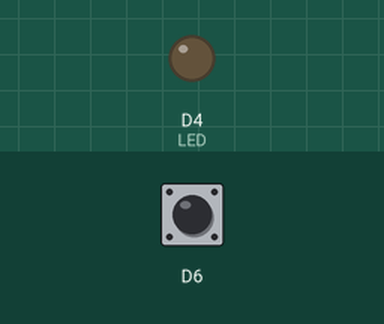
Recording of a sketch running on a simulated ESP8266 (NodeMCU). Parts: output pins drawn as LEDs (lit = HIGH). The test bench sets the inputs (shaded band); at power-on: D6 HIGH. WiFi joins after 1.5 s; servers stay silent unless stated; what the sketch prints to the serial monitor is not drawn.

Above: at 2.7 s.
2.8 s: D6 pulled LOW for 0.15 s
At 2.87 s:
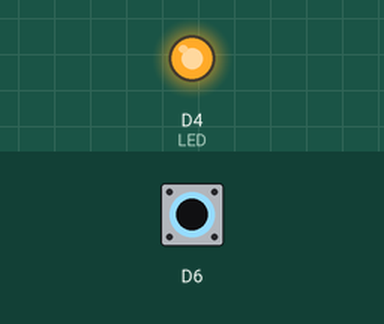
4.4 s: D6 pulled LOW for 3.2 s
At 8.1 s:
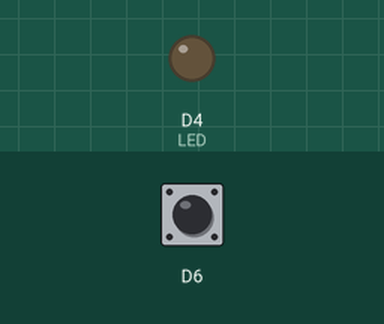
Timing chart, 0 to 9.6 s (numbered marks = the images above; inputs shaded):
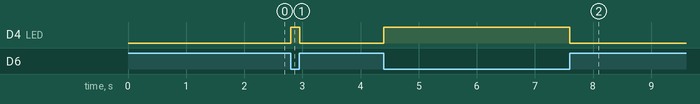

The sketch:

REAL_TIME.ino
```cpp
// This code turns your NodeMCU into a standalone web server.
// It serves a webpage that displays real-time sensor values with a fast refresh rate.
// The HTML is stored in PROGMEM for better memory efficiency.

#include <ESP8266WiFi.h>
#include <ESP8266WebServer.h> // Using the WebServer library is better for handling different URLs
#define LED LED_BUILTIN
// --- IMPORTANT: UPDATE THESE VALUES ---
const char* ssid = "Raj_4g";        // Your WiFi network name (SSID)
const char* password = "55556666"; // Your WiFi password
// ---

// Create a web server object on port 80
ESP8266WebServer server(80);

// Global variable to hold the latest sensor reading.
// 'volatile' is used because this variable is modified in the main loop
// and accessed by the server's request handler.
volatile int currentSensorValue = 0;

// --- HTML Page stored in Program Memory (PROGMEM) to save RAM ---
const char MAIN_page[] PROGMEM = R"=====(
<!DOCTYPE html>
<html lang='en'>
<head>
    <meta charset='UTF-8'>
    <meta name='viewport' content='width=device-width, initial-scale=1.0'>
    <title>NodeMCU Real-Time Data</title>
    <style>
      body { font-family: -apple-system, BlinkMacSystemFont, 'Segoe UI', Roboto, Helvetica, Arial, sans-serif; display: flex; align-items: center; justify-content: center; height: 100vh; margin: 0; background-color: #f0f2f5; }
      .card { text-align: center; background-color: white; padding: 2rem 2.5rem; border-radius: 12px; box-shadow: 0 4px 12px rgba(0,0,0,0.1); }
      h1 { color: #1d4ed8; margin-top: 0; }
      .sensor-value { font-size: 4rem; font-weight: bold; color: #1e3a8a; margin: 1rem 0; }
    </style>
</head>
<body>
    <div class='card'>
      <h1>Live Data</h1>
      <p>Receiving data directly from the device.</p>
      <p id='sensorValue' class='sensor-value'>--</p>
      <p style='color: #6b7280; font-size: 0.8rem;'>Updating every 10ms.</p>
    </div>

    <script>
      // Fetch sensor data every 10 milliseconds
      setInterval(function() {
        fetch('/data')
          .then(response => response.text())
          .then(data => {
            document.getElementById('sensorValue').innerText = data;
          }).catch(error => console.error('Error fetching data:', error));
      }, 10);
    </script>
</body>
</html>
)=====";

// This function is called when a browser requests the root page ("/")
void handleRoot() {
  // Send the HTML page stored in PROGMEM
  server.send_P(200, "text/html", MAIN_page);
}

// This function is called when the JavaScript on the page requests "/data"
void handleData() {
  // Send the most recently read sensor value back as plain text.
  // The reading now happens in the main loop(), not here.
  server.send(200, "text/plain", String(currentSensorValue));
}

void setup() {
  Serial.begin(115200);
  pinMode(D6, INPUT_PULLUP); // Corrected from INPUT_PULLUP for ESP8266 core
  pinMode(LED, OUTPUT); // Corrected from INPUT_PULLUP for ESP8266 core

  WiFi.begin(ssid, password);
  Serial.print("Connecting to WiFi...");
  while (WiFi.status() != WL_CONNECTED) {
    delay(500);
    Serial.print(".");
  }
  Serial.println("\nWiFi connected!");

  // --- Define the URL handlers ---
  server.on("/", handleRoot);
  server.on("/data", handleData);

  server.begin();
  Serial.println("Server started.");
  Serial.print("Use this URL to connect: http://");
  Serial.println(WiFi.localIP());
}

void loop() {
  // This function checks for incoming browser requests and directs them
  // to the correct handler function. It needs to be called as often as possible.
  server.handleClient();

  // --- Independent Sensor Reading ---
  // This code block runs continuously, regardless of whether a client is connected.
  // It reads the sensor and updates the global variable.
  currentSensorValue = digitalRead(D6);

  // Optional: Print the value to the Serial Monitor to show it's working.
  // We add a small delay to avoid spamming the monitor too quickly.
  Serial.print("Sensor value is now: ");
  Serial.println(currentSensorValue);
  if(currentSensorValue ==1){
    digitalWrite(LED,0);
  }
  else{
    digitalWrite(LED,1);
  }
  //delay(200); // Read sensor approximately 5 times per second.
}
```

Measured:
- after the input at 2.8 s, D4 (LED): LOW → HIGH at once, → LOW 0.15 s later
- after the input at 4.4 s, D4 (LED): LOW → HIGH at once, → LOW 3.2 s later
